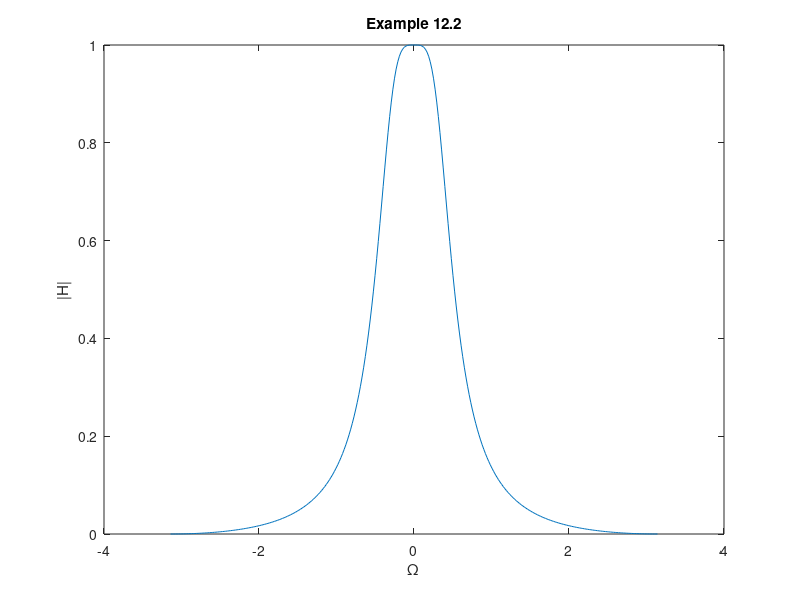

Source code (MATLAB):
% Example 12.2
%
T = .2; wc = 2;
wp = 2/T*tan(wc*T/2);
K = T^2/4*wp^2;
dend =[(1+wp*T/sqrt(2)+T^2*wp^2/4) (T^2*wp^2/2-2) (1-wp*T/sqrt(2)+T^2*wp^2/4)];
K = K/dend(1)
numd = K*[1 2 1]
dend = dend/dend(1)
w = -pi:2*pi/300:pi;
H = freqz(numd,dend,w);
plot(w,abs(H))
title('Example 12.2')
ylabel('|H|')
xlabel('\Omega')